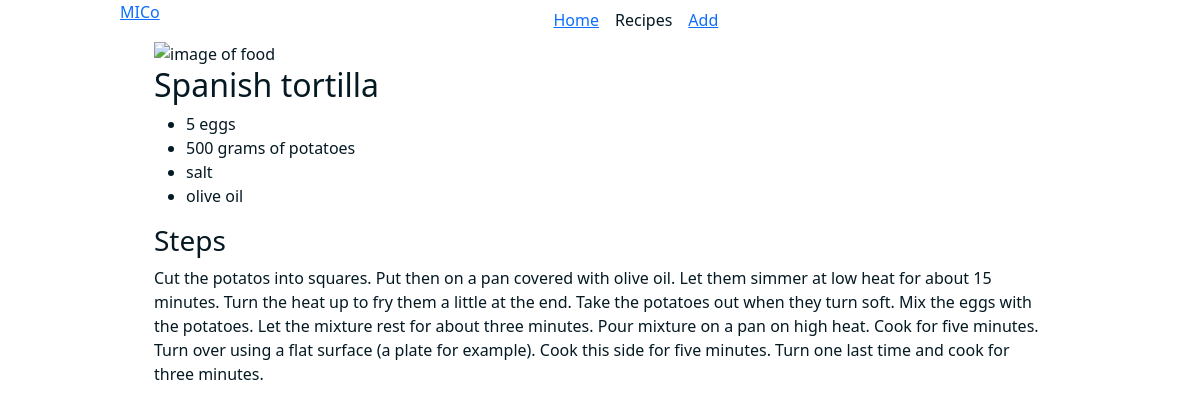
The page /3/Spanish tortilla on the database its author committed.
### cookbook/models.py (models this page shows, shortened)
class Recipe(models.Model):
    recipe_name = models.CharField(max_length=100)
    recipe_description = models.CharField(max_length=60)
    recipe_ingredients = models.ManyToManyField(Ingredient, blank=True)
    recipe_ammounts = models.CharField(max_length=200)
    recipe_type = models.ManyToManyField(Recipe_type)
    steps = models.TextField(max_length=1000)

### cookbook/views.py (the view)
# urls.py: path('<int:id>/<str:name>', views.recipe_page, name='recipe'),
def recipe_page(request, id, name):
    if (Recipe.objects.filter(id=id).exists()):
        recipe = Recipe.objects.get(id=id)
    else:
        return render(request, "cookbook/not-found.html")
    ammounts = recipe.recipe_ammounts.split(', ')
    print(ammounts)
    return render(request, "cookbook/recipe.html", {
        "recipe": recipe,
        "ammounts": ammounts
    })

### cookbook/templates/cookbook/recipe.html
{% extends 'cookbook/layout.html' %}
{% block body %}
    <div class="content-container">
        <div id="recipe-image">
            <img src="" alt="image of food">
        </div>
        <div id="recipe-ingredients">
            <h2>{{recipe.recipe_name}}</h2>
            <ul>
                {% for ammount in ammounts %}
                <li>{{ammount}}</li>
                {% endfor %}
            </ul>
        </div>
        <div id="recipe-steps">
            <h3>Steps</h3>
            <p class="recipe-text">{{ recipe.steps }}</p>
        </div>
    </div>
{% endblock %}

### cookbook/static/cookbook/style.css (style rules this page uses)
* { margin:0; padding: 0; box-sizing: border-box; color: #051923; }
p { margin-bottom: 0 !important; }
html, body { height: 100%; background-color: #FFF6F6; }
body { background: #edf2fb; }
.content-container { max-width: 892px; margin: 0 auto; }

### rows shown on the page
Recipe: recipe_name "Spanish tortilla", steps "Cut the potatos into squares. Put then on a pan covered with olive oil. Let them simmer at low heat for about 15 minutes. Turn the heat up to fry them a little at the end. Take the potatoes out when they turn soft. Mix the eggs with the potatoes. Let the mixture rest for about three minutes. Pour mixture on a pan on high heat. Cook for five minutes. Turn over using a flat surface (a plate for example). Cook this side for five minutes. Turn one last time and cook for three minutes."

### other values the page prints
{{ ammount }} "5 eggs" "500 grams of potatoes" "salt" "olive oil"
